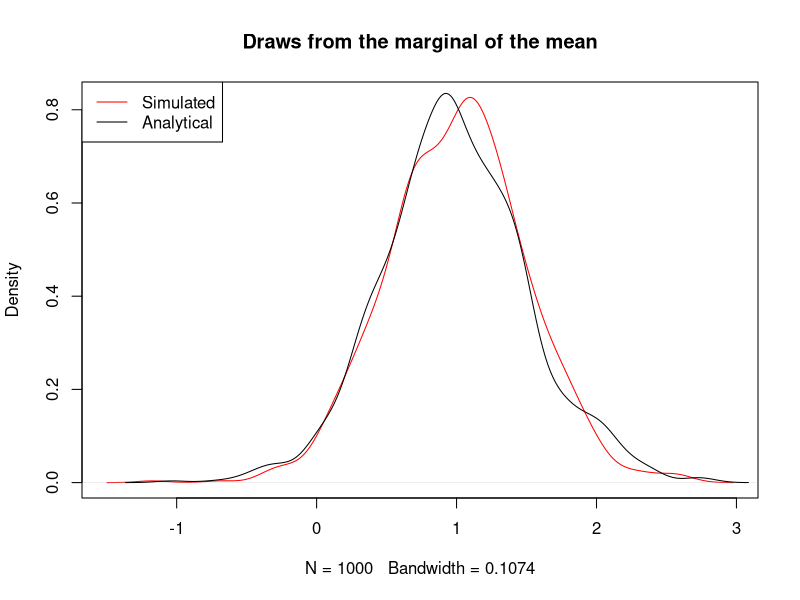
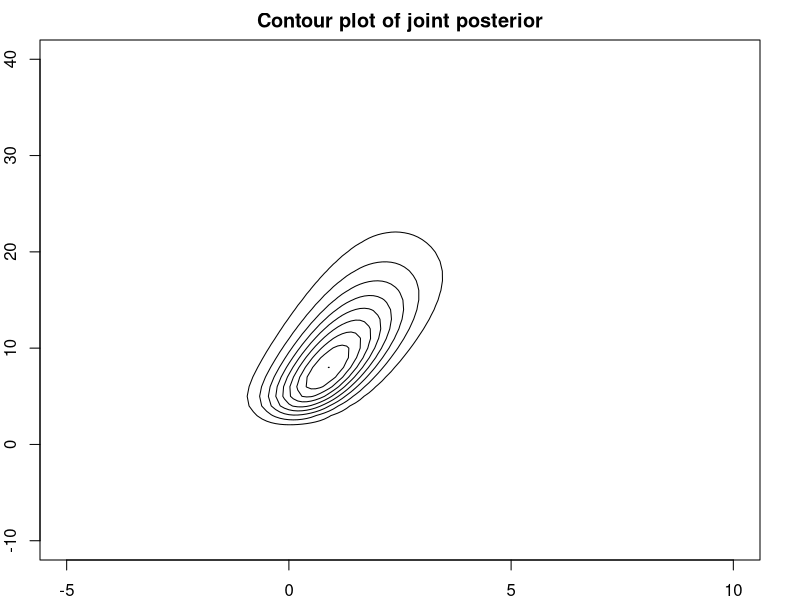
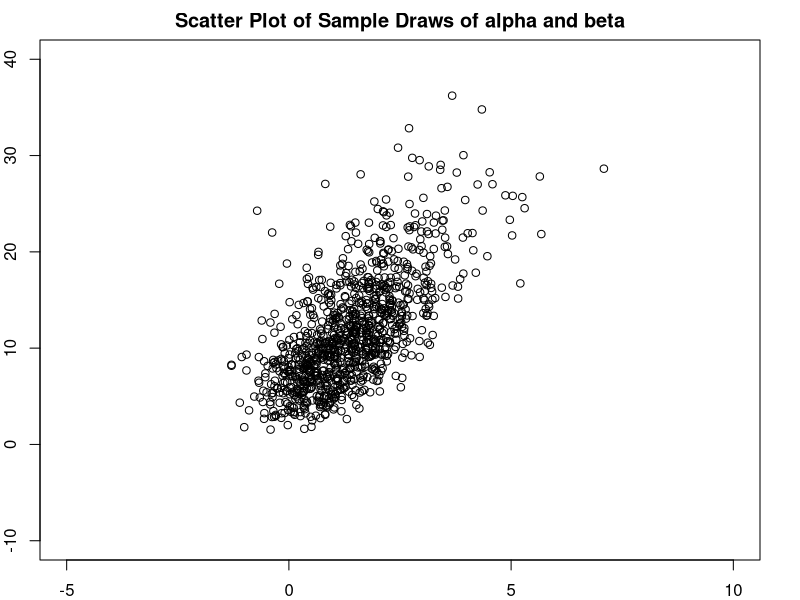
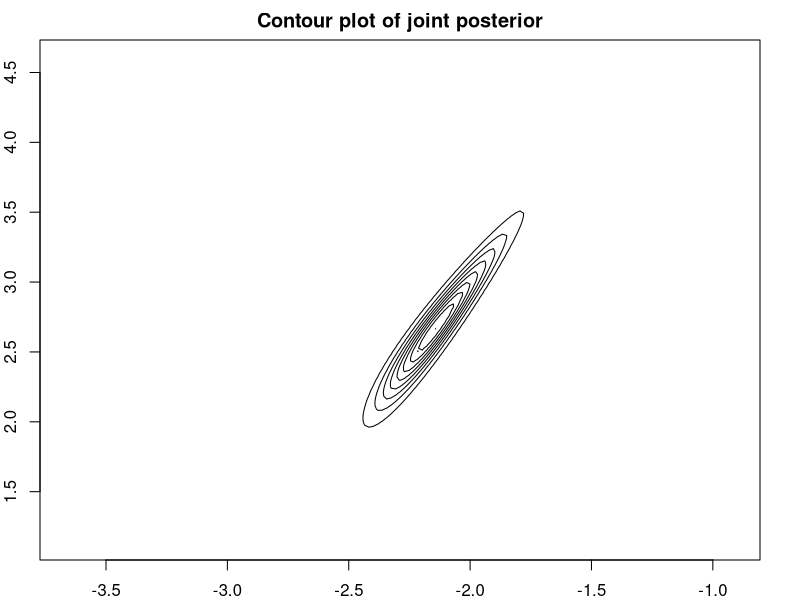
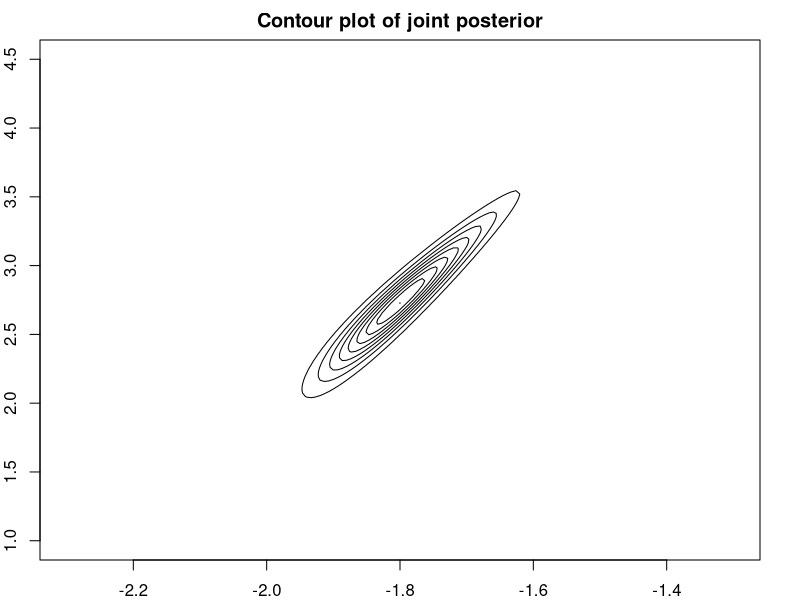
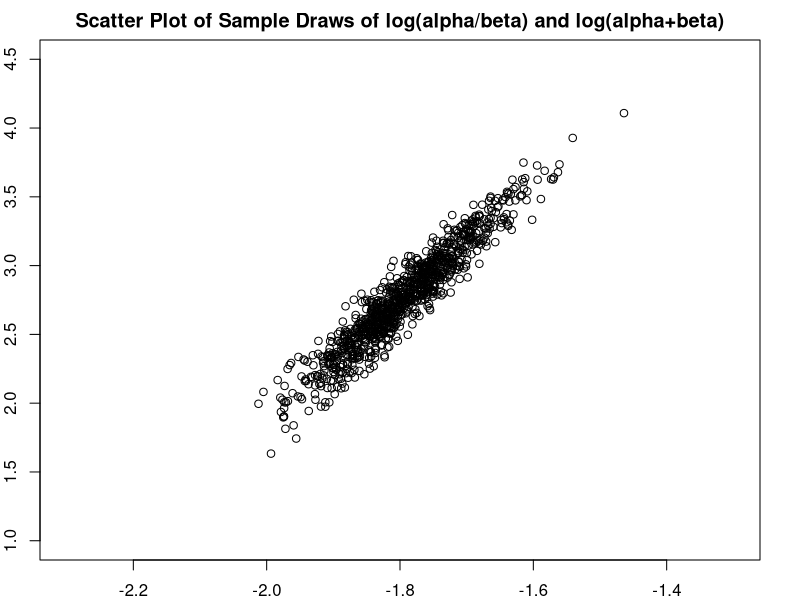
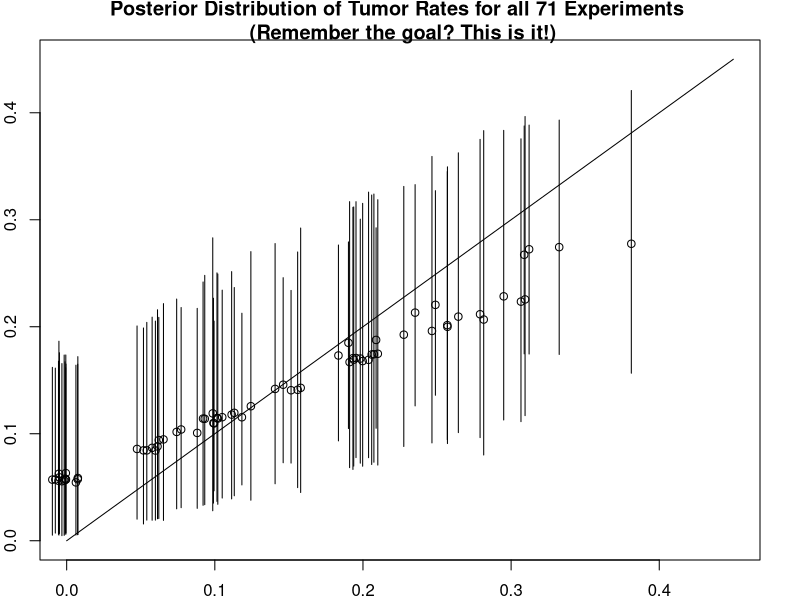
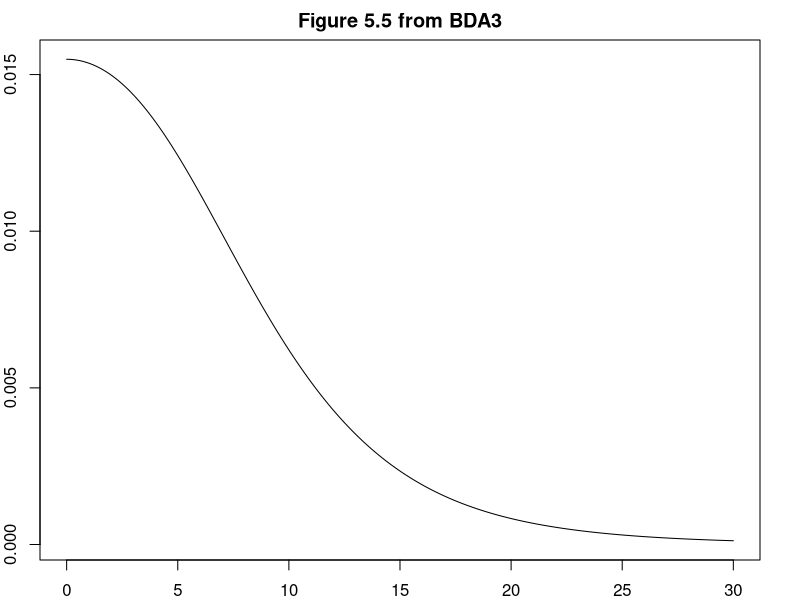

Here is the R script that generated these plots, in order:
## ---- chunk 1
knitr::opts_chunk$set(tidy = FALSE)
library('boot')
library('dplyr')
library('nleqslv')

set.seed(142857)  
## ---- chunk 2
n       = 66
se      = 10.8
ybar    = 26.2
## ---- chunk 3
# Draw 1000 random numbers from a Inverse chi-squared
f.sim.sigma   = function(draws) (n-1)*(se^2)/rchisq(draws,n-1)
f.sim.norm    = function(draws) rnorm(draws,ybar,(f.sim.sigma(draws)/(n-1))^.5)
sim.norm      = f.sim.norm(1000)
ci.mu         = sim.norm[order(sim.norm)][c(25,975)]
print(ci.mu)

# And now repeating the similation excercise R = 100 times:
R             = 100
R.sim.norm    = sapply(1:R, function(x) f.sim.norm(1000))
ci.mu         = t(apply(R.sim.norm,2,function(x) x[order(x)][c(25,975)]))
print(c(median_low=median(ci.mu[,1]), median_high=median(ci.mu[,2]), p10_low =quantile(ci.mu[,1],c(.1),type=1), p90_up =quantile(ci.mu[,2],c(.9),type=1) ))
## ---- chunk 4
# Hyperparameters
p.mu_0      = 0
p.sigma2_0  = 1
p.nu_0      = 4
p.kappa_0   = 3

# Data
n           = 10
y_bar       = 1.3
s           = 2

# Simulation
mu_n        = ((p.kappa_0)/(p.kappa_0 + n)) * p.mu_0 + ((n)/(p.kappa_0 + n)) * y_bar
kappa_n     = p.kappa_0 + n
nu_n        = p.nu_0 + n
sigma2_n    =  (p.nu_0*p.sigma2_0 + (n-1)*s^{2} + ((p.kappa_0*n)/(p.kappa_0 + n)) *  (y_bar - p.mu_0)^{2})/nu_n

set.seed(142857)
# Draw 1000 random numbers from a Inverse chi-squared
f.mu.post  = function(draws) {
  sigma2.cond = (nu_n)*(sigma2_n)/rchisq(draws,nu_n)
  mu.cond     = rnorm(draws,mu_n,(sigma2.cond/(kappa_n))^.5)
  return(mu.cond)
  }
sim.mu.post= f.mu.post(1000)
plot(density(sim.mu.post), main = "Draws from the marginal of the mean", col="red")
lines(density(mu_n +((sigma2_n/kappa_n)^.5)*rt(1000,nu_n)))
legend("topleft",col = c("red","black") ,legend=c("Simulated","Analytical"),lty = c(1,1)) 
## ---- chunk 5
draws       = 1000
#This are the parameters of the gamma used in generating the final Dirichlet. 
gamma.scale = c(728,538,138)
aux1        = sapply(gamma.scale,function(x) rgamma(100,x))
aux1        = aux1 / apply(aux1,1,sum)
## ---- chunk 6
# Data
x       = c(-0.86, -0.30, -0.05,  0.73)
y       = c(0,1,3,5)
n       = rep(5,4)

# ML estimation
mlfit <- glm( cbind(y, n-y) ~ x, family = binomial)
mlfit$coefficients = round(mlfit$coefficients*1000)/1000
res1 = paste(paste("(",mlfit$coefficients[1], sep=""), paste(mlfit$coefficients[2],")", sep=""), sep=",")
## ---- chunk 7
alpha     = seq(-5,10,.1)
beta      = seq(-10,40,1)
## ---- chunk 8
post.a    = function(a,b,x,y,n) {
  post    = 1
  for (i in 1:length(y)) {
    post  = post * ( ((inv.logit(a+b*x[i]))^y[i])*((1-inv.logit(a+b*x[i]))^(n[i]-y[i])) )
  }
  post
}

post.dens = outer(alpha,beta,function(x1,x2) post.a(x1,x2,x,y,n))
post.dens = post.dens/sum(post.dens)
## ---- chunk 9
contours <- seq(min(post.dens), max(post.dens) , length=10)
par(mar = rep(2, 4))
contour(alpha, beta, post.dens,levels=contours, xlab=expression(alpha), ylab=expression(beta), xlim=c(min(alpha),max(alpha)) , ylim=c(min(beta),max(beta)), drawlabels=FALSE, main="Contour plot of joint posterior")
## ---- chunk 10
samps       = 1000
alpha.dens  = apply(post.dens ,1, sum)
## ---- chunk 11
s.alpha     = sample(alpha,samps, replace=TRUE, prob = alpha.dens)
## ---- chunk 12
#Select the colum of the joint density corresponding to a specific value of alpha (p(beta|alpha))
cond.beta   = function(x) {
  post.dens[which(alpha == s.alpha[x]),]
}
#Sample a value of beta according the the conditional probatility above
s.beta      = sapply(1:samps,function(x) sample(beta,1,replace=TRUE,prob=cond.beta(x)))
## ---- chunk 13
s.beta      = s.beta + runif(length(s.beta),-.5,.5)
s.alpha     = s.alpha + runif(length(s.alpha),-.05,.05)
plot(s.alpha, s.beta, xlab=expression(alpha^s), ylab=expression(beta^s), xlim=c(min(alpha),max(alpha)) , ylim=c(min(beta),max(beta)), main="Scatter Plot of Sample Draws of alpha and beta")
## ---- chunk 14
rat.marg.post.phi =  function(alpha, beta) {
  post    = 1
  for (i in 1:length(y)) {
    post  = post * ( 
      (
        ( gamma(alpha + beta) ) / ( gamma(alpha) * gamma(beta) ) 
        ) * (
        ( gamma( alpha + y[i] ) * gamma( beta + n[i] - y[i] ) ) /
          (gamma(alpha + beta + n[i]) ) 
        )
      )
  }
  # The hyper prior is defined below
  rat.hyper.prior(alpha,beta) * post
}
## ---- chunk 15
y         =  c(0,  0,  0,  0,  0,  0,  0,  0,  0,  0,  0,  
               0,  0,  0,  1,  1,  1,  1,  1,  1,  1,  1,  
               3,  2,  2,  2,  2,  2,  2,  2,  2,  2,  1,
               5,  2,  5,  2,  7,  7,  3,  3,  2,  9, 10,  
               4,  4,  4,  4,  4,  4,  4, 10,  4,  4,  4,
               5, 11, 12,  5,  5,  6,  5,  6,  6,  6,  6,
              16, 15, 15,  9,  4)
n         = c(20, 20, 20, 20, 20, 20, 20, 19, 19, 19, 19,
              18, 18, 17, 20, 20, 20, 20, 19, 19, 18, 18,
              27, 25, 24, 23, 20, 20, 20, 20, 20, 20, 10,
              49, 19, 46, 17, 49, 47, 20, 20, 13, 48, 50,
              20, 20, 20, 20, 20, 20, 20, 48, 19, 19, 19,
              22, 46, 49, 20, 20, 23, 19, 22, 20, 20, 20,
              52, 46, 47, 24, 14)

rat.hyper.prior   = function(alpha,beta) {
  alpha*beta*(alpha + beta)^(-5/2)
}
## ---- chunk 16
dslnex          <- function(x) {
    z           <- numeric(2)
    z[1]        <- x[1]/(x[1]+x[2]) - mean(y/n)
    z[2]        <- x[1]*x[2]/(((x[1]+x[2])^2)*(x[1]+x[2]+1)) - sd(y/n)^2
    z
}

sol1            <- nleqslv(c(1,1), dslnex) 
res1            <- paste("(",round(sol1$x[1],1), ",", round(sol1$x[2],1), ")",sep="")
## ---- chunk 17
v1        = seq(log(sol1$x[1]/sol1$x[2])*2,log(sol1$x[1]/sol1$x[2])/2,length.out =151)
v2        = seq(log(sol1$x[1]+sol1$x[2])/2,log(sol1$x[1]+sol1$x[2])*2,length.out =151)
beta      = exp(v2)/(exp(v1)+1)
alpha     = exp(v2+v1)/(exp(v1)+1)

post.dens = outer(alpha,beta, function(x1,x2) log(rat.marg.post.phi(x1, x2)) )
post.dens = exp(post.dens - max(post.dens))
post.dens = post.dens/sum(post.dens)

contours <- seq(min(post.dens), max(post.dens) , length=10)
contour(v1, v2, post.dens,levels=contours, xlab=expression(log(alpha/beta)), ylab=expression(log(alpha+beta)), xlim=c(min(v1),max(v1)) , ylim=c(min(v2),max(v2)), drawlabels=FALSE, main="Contour plot of joint posterior")
## ---- chunk 18
v1        = seq(-2.3,-1.3,length.out =151)
# The booksets the range of "v2" up to 5, but my gamma function calculator gives me trouble after 4.8
v2        = seq(1 , 4.5,length.out =151)
beta      = exp(v2)/(exp(v1)+1)
alpha     = exp(v2+v1)/(exp(v1)+1)

post.dens = outer(alpha,beta,function(x1,x2) log(rat.marg.post.phi(x1, x2)) )
post.dens = exp(post.dens - max(post.dens))
post.dens = post.dens/sum(post.dens)

contours <- seq(min(post.dens), max(post.dens) , length=10)
contour(v1, v2, post.dens,levels=contours, xlab=expression(log(alpha/beta)), ylab=expression(log(alpha+beta)), xlim=c(min(v1),max(v1)) , ylim=c(min(v2),max(v2)), drawlabels=FALSE, main="Contour plot of joint posterior")  
## ---- chunk 19
samps       = 1000
v1.dens     = apply(post.dens ,1, sum)
s.v1        = sample(v1,samps, replace=TRUE, prob = v1.dens)

#Select the colum of the joint density corresponding to a specific value of v1 (p(v2|v1))
cond.v2     = function(x) {
  post.dens[which(v1 == s.v1[x]),]
}
#Sample a value of v2 according the the conditional probatility above
s.v2        = sapply(1:samps,function(x) sample(v2,1,replace=TRUE,prob=cond.v2(x)))

#Add a uniform random jitter centered at zero with with equal to the grid spacing. This will make the simulation draws more continuous. Plot the sampled values.  
grid.v1     = v1[2]-v1[1]
grid.v2     = v2[2]-v2[1]
s.v2        = s.v2 + runif(length(s.v2),-grid.v2/2,grid.v2/2)
s.v1        = s.v1 + runif(length(s.v1),-grid.v1/2,grid.v1/2)
plot(s.v1, s.v2, xlab=expression(log(alpha/beta)^s), ylab=expression(log(alpha+beta)^s), xlim=c(min(v1),max(v1)) , ylim=c(min(v2),max(v2)), main="Scatter Plot of Sample Draws of log(alpha/beta) and log(alpha+beta)")
## ---- chunk 20
s.beta      = exp(s.v2)/(exp(s.v1)+1)
s.alpha     = exp(s.v2+s.v1)/(exp(s.v1)+1)
theta.dist  = sapply(1:71, function(x) rbeta(1000,s.alpha+y[x], s.beta + n[x] - y[x]))
theta.dist  = apply(theta.dist,2,sort)
plot(0:450/1000,0:450/1000, type="l", xlab="Observed rate",ylab="95% CI and median of posterior")
jitter.x    = y/n + runif(length(y),-0.01,0.01)
points(jitter.x,theta.dist[500,])
segments(jitter.x,theta.dist[25,], jitter.x,theta.dist[975,] )
title(main="Posterior Distribution of Tumor Rates for all 71 Experiments \n (Remember the goal? This is it!)")

## ---- chunk 21
#Data:
school.id       <- LETTERS[1:8]
effect          <- c(28,8,-3,7,-1,1,18,12)
se.effect       <- c(15,10,16,11,9,11,10,18) 

pool.est        <- sum(effect*se.effect^-2)/sum(se.effect^-2)
pool.var        <- sum(se.effect^-2)^-1
pool.ci         <- c(-1.96,1.96)*pool.var^.5 + pool.est
## ---- chunk 22
# Eqn 5.17 of BDA3
post.theta.j    <- function(mu,tau,j) (effect[j]/(se.effect[j]^2) + mu/(tau^2)) / (1/(se.effect[j]^2) + 1/(tau^2)) 
post.v.theta.j  <- function(tau,j) 1/(1/(se.effect[j]^2) + 1/(tau^2)) 
# Eqn 5.20 of BDA3
post.mu.hat     <- function(tau) sum(effect*1/(se.effect^2 +tau^2))/sum(1/(se.effect^2 +tau^2))
post.v.mu       <- function(tau) (sum(1/(se.effect^2 +tau^2)))^-1

# Eqn 5.21 of BDA3
marginal.tau     <- function(tau) {
  hyper.prior(tau)*(post.v.mu(tau)^.5)*prod(((se.effect^2 + tau^2)^(-.5)) * 
                  exp(-((effect - post.mu.hat(tau))^2)/(2*(se.effect^2 + tau^2))))
}
## ---- chunk 23
samps           <- 200 

hyper.prior     <-  function(tau) 1
tau.grid        <-  seq(0.001,30, length=samps)
pdf.tau         <-  sapply(tau.grid,function(x) marginal.tau(x))
pdf.tau         <-  pdf.tau/sum(pdf.tau)

plot(tau.grid,pdf.tau, type="l", main="Figure 5.5 from BDA3", xlab=expression(tau), ylab="Density")
## ---- chunk 24
# Sampling
s.tau           <- sample(tau.grid,samps,prob=pdf.tau, replace=TRUE)
s.mu            <- sapply(s.tau,function(x) rnorm(1,post.mu.hat(x),(post.v.mu(x))^0.5))
s.theta         <- NULL 
for (j in 1:length(school.id)) {
  s.theta[[j]]         <- sapply(1:samps, 
                            function(x) 
                            rnorm(1,
                                  post.theta.j(s.mu[x],s.tau[x],j),
                                  (post.v.theta.j(s.tau[x],j))^0.5
                                  ) )
  }
## ---- chunk 25
post.theta.j.no.mu     <- function(tau,j) post.theta.j(post.mu.hat(tau),tau,j)  
post.se.theta.j.no.mu  <- function(tau,j) sqrt( (post.v.theta.j(tau,j)) * (1+post.v.mu(tau)*tau^(-2)) )

plot( tau.grid,sapply(tau.grid, function(x) post.theta.j.no.mu(x,1)), type="l", ylim=c(-5,30), xlab="", ylab="")
lines(tau.grid,sapply(tau.grid, function(x) post.theta.j.no.mu(x,2)))
lines(tau.grid,sapply(tau.grid, function(x) post.theta.j.no.mu(x,3)))
lines(tau.grid,sapply(tau.grid, function(x) post.theta.j.no.mu(x,4)))
lines(tau.grid,sapply(tau.grid, function(x) post.theta.j.no.mu(x,5)))
lines(tau.grid,sapply(tau.grid, function(x) post.theta.j.no.mu(x,6)))
lines(tau.grid,sapply(tau.grid, function(x) post.theta.j.no.mu(x,7)))
lines(tau.grid,sapply(tau.grid, function(x) post.theta.j.no.mu(x,8)))
title(main="Figure 5.6 from BDA3", xlab=expression(tau), ylab="Estimated treatment effect")


plot(tau.grid,sapply(tau.grid, function(x)  post.se.theta.j.no.mu(x,1)), type="l", ylim=c(0,20), xlab="", ylab="")
lines(tau.grid,sapply(tau.grid, function(x) post.se.theta.j.no.mu(x,2)))
lines(tau.grid,sapply(tau.grid, function(x) post.se.theta.j.no.mu(x,3)))
lines(tau.grid,sapply(tau.grid, function(x) post.se.theta.j.no.mu(x,4)))
lines(tau.grid,sapply(tau.grid, function(x) post.se.theta.j.no.mu(x,5)))
lines(tau.grid,sapply(tau.grid, function(x) post.se.theta.j.no.mu(x,6)))
lines(tau.grid,sapply(tau.grid, function(x) post.se.theta.j.no.mu(x,7)))
lines(tau.grid,sapply(tau.grid, function(x) post.se.theta.j.no.mu(x,8)))
title(main="Figure 5.7 from BDA3", xlab=expression(tau), ylab="Posterior Standard Deviation")
## ---- chunk 26
s.theta         <- matrix(unlist(s.theta), ncol = 8, byrow = FALSE)
s.theta.sort    <- apply(s.theta, 2, sort)
p               <- t( apply(s.theta.sort, 2, function(x) quantile(x,c(.025,.25,.5, .75, .975),type=1)) )
p               <- round(p,3)
## ---- chunk 27
par(mfrow=c(1,2))  
domain           <- c(-20,60)
hist(s.theta[,1], breaks=10, xlab="Effect in School A", main="", xlim=domain)
hist(apply(s.theta,1,max), breaks=10, xlab="Largest Effect", main="", xlim=domain)
title(main="Figure 5.8 from BDA3")
## ---- chunk 28
set.seed(142857)
library(mvtnorm)
theta.0         <- c(-2.5, 2.5)
## ---- chunk 29
theta.star      <- function(theta.t_1) {
  n.p         <- length(theta.t_1) 
  # I would like to learn a way to draw from a multivariate normal without a black-box function. 
  rmvnorm(1, mean = theta.t_1, sigma = 0.2^2 * diag(n.p))  
} 
## ---- chunk 30
r.dens          <- function(theta.t_1, theta.star) {
  n.p         <- length(theta.t_1) 
  dmvnorm(theta.star, mean = rep(0, n.p), sigma = diag(n.p)) /
  dmvnorm(theta.t_1 , mean = rep(0, n.p), sigma = diag(n.p))  
  } 
## ---- chunk 31
theta.t         <- function(theta.t_1, theta.star, r) {
  prob.aux      <- runif(1) 
  if (prob.aux <= min(c(r,1)))  
    theta.star
  else
    theta.t_1
}
## ---- chunk 32
theta           <- function(sims,theta.0) {
  s.theta       <- matrix(NA,sims,2) 
  s.theta[1,]   <- t(as.matrix(theta.0))

  for (t in 2:sims) {
    s.theta.star<- theta.star(s.theta[t-1,])
    r           <- r.dens(s.theta[t-1,], s.theta.star)
    s.theta[t,] <- theta.t(s.theta[t-1,], s.theta.star, r) 
  }
return(s.theta)
}
par(mfrow=c(1,3))  
par(mar = rep(2,4))

# 11.1a
s.theta.1       <- theta(50,theta.0)
s.theta.2       <- theta(50,c(2.5,2.5))
s.theta.3       <- theta(50,c(2.5,-2.5))
s.theta.4       <- theta(50,c(-2.5,-2.5))
s.theta.5       <- theta(50,c(0,0))
plot(s.theta.1, xlim=c(-4,4), ylim=c(-4,4), type="l", sub = "50 simulations")
points(theta.0[1], theta.0[2], pch=15)
lines(s.theta.2)
points(2.5, 2.5, pch=15)
lines(s.theta.3)
points(2.5, -2.5, pch=15)
lines(s.theta.4)
points(-2.5, -2.5, pch=15)
lines(s.theta.5)
points(0, 0, pch=15)

# 11.1b
s.theta.1       <- theta(1000, theta.0)
s.theta.2       <- theta(1000, c(2.5,2.5))
s.theta.3       <- theta(1000, c(2.5,-2.5))
s.theta.4       <- theta(1000, c(-2.5,-2.5))
s.theta.5       <- theta(1000, c(0,0))
plot(s.theta.1, xlim=c(-4,4), ylim=c(-4,4), type="l",  sub = "1000 simulations", main="Figure 11.1 From BDA3")
points(theta.0[1], theta.0[2], pch=15)
lines(s.theta.2)
points(2.5, 2.5, pch=15)
lines(s.theta.3)
points(2.5, -2.5, pch=15)
lines(s.theta.4)
points(-2.5, -2.5, pch=15)
lines(s.theta.5)
points(0, 0, pch=15)

s.theta.1       <- s.theta.1[501:1000,] + matrix(runif(1000)/20, nrow = 500, ncol = 2)
s.theta.2       <- s.theta.2[501:1000,] + matrix(runif(1000)/20, nrow = 500, ncol = 2)
s.theta.3       <- s.theta.3[501:1000,] + matrix(runif(1000)/20, nrow = 500, ncol = 2)
s.theta.4       <- s.theta.4[501:1000,] + matrix(runif(1000)/20, nrow = 500, ncol = 2)
s.theta.5       <- s.theta.5[501:1000,] + matrix(runif(1000)/20, nrow = 500, ncol = 2)

# 11.1c
plot(s.theta.1, xlim=c(-4,4), ylim=c(-4,4), type="p", pch = 20, cex =.1, sub = "Second half of 1000 simulations")
points(s.theta.2, pch = 20, cex =.1)
points(s.theta.3, pch = 20, cex =.1)
points(s.theta.4, pch = 20, cex =.1)
points(s.theta.5, pch = 20, cex =.1)
## ---- chunk 33
#Data
id              <- rep(LETTERS[1:4],c(4,6,6,8))
y               <- c(62,60,63,59,63,67,71,64,65,66,68,66,71,67,68,68,56,62,60,61,63,64,63,59)  
J               <- length(unique(id))
n               <- length(y)

## ---- chunk 34
set.seed(142857)
theta.0         <- sapply(1:4,function(x) sample(y[id==LETTERS[x]],10, replace=TRUE))
mu.0            <- apply(theta.0, 1,mean) 
## ---- chunk 35
tau.hat.2       <- function(theta) {
  mu            <- mean(theta)
  tau.2         <- ( 1/(J-1) ) * sum((theta - mu)^2)
  return(tau.2)
} 
## ---- chunk 36
s.tau.post      <- function(theta) {
  tau.2         <- tau.hat.2(theta) 
  tau.cond      <- (J - 1) * (tau.2)/rchisq(1,J-1)
  return(tau.cond)
  }
## ---- chunk 37
f.sigma.hat.2   <- function(theta) {
  sigma.hat.2   <-  sapply(1:4, function(x) (y[id==LETTERS[x]] - theta[x])^2)  
  sigma.hat.2   <-  (1/n) * sum(unlist(sigma.hat.2))
  return(sigma.hat.2)
}
## ---- chunk 38
s.sigma.post      <-  function(theta) {
  sigma2.hat      <- f.sigma.hat.2(theta) 
  sigma2.post      <-  (n) * (sigma2.hat)/rchisq(1,n)
  return(sigma2.post)
  }
## ---- chunk 39
mu.hat          <- function(theta) {
  mean(theta)
} 
## ---- chunk 40
s.mu        <- function(theta,tau2) {
  mu.hat    <- mu.hat(theta)
  rnorm(1,mu.hat,sqrt(tau2/J))
}
## ---- chunk 41
theta.hat.j     <- function(j,mu,sigma2,tau2) {
  y.bar.j       <- mean(y[id==LETTERS[j]])
  n.j           <- length(y[id==LETTERS[j]])
  ( (1/tau2) * mu + (n.j/sigma2) * y.bar.j  ) / ( (1/tau2) + (n.j/sigma2)  )
} 

V.theta.hat.j   <- function(j,mu,sigma2,tau2) {
  n.j           <- length(y[id==LETTERS[j]])
  ( 1 ) / ( (1/tau2) + (n.j/sigma2) )
} 

s.theta         <- function(mu,sigma2,tau2) {
  theta         <- NULL 
  for (j in 1:J) {
    t.hat       <- theta.hat.j(j,mu,sigma2,tau2)   
    v.t.hat     <- V.theta.hat.j(j,mu,sigma2,tau2)
    theta[j]    <- rnorm(1,t.hat,sqrt(v.t.hat)) 
  }
  return(theta)
}

mcmc.gibbs      <- function(chain) {
  res1          <- as.list(NULL) 
  sims          <- 200
  param         <- 7
  s.param       <- matrix(NA, ncol = param, nrow = sims )
  colnames(s.param)<-  c("theta1", "theta2", "theta3", "theta4", "mu", "sigma2", "tau2")
  s.param[1,1:4]<- theta.0[chain,]
  s.param[1,7]  <- s.tau.post(theta.0[chain,])
  s.param[1,6]  <- s.sigma.post(theta.0[chain,])
  s.param[1,5]  <- s.mu(theta.0[chain,],s.param[1,7])
   
  for (s in 2:sims) {
    s.param[s,1:4]<- s.theta(s.param[s-1,5],s.param[s-1,6],s.param[s-1,7])
    s.param[s,7]  <- s.tau.post(s.param[s,1:4])
    s.param[s,6]  <- s.sigma.post(s.param[s,1:4])
    s.param[s,5]  <- s.mu(s.param[s,1:4],s.param[s,7])
  }
return(s.param)
#Warm-up
}
s.param           <- lapply(1:10, function(x) mcmc.gibbs(x))
s.param.1         <- s.param[[1]][101:200, ] 

#Transform the variance in to sd.
s.param.1[,6:7]   <- sqrt(s.param.1[,6:7] )

t(apply(s.param.1,2, function(x) quantile(x, c(.025,.25,.5,.75,.975))))

r.hat             <- function(arg1) {
  n               <- dim(arg1)[1]
  m               <- dim(arg1)[2]
  B               <- (n/(m-1)) * sum( ( apply(arg1,2,mean) - mean(arg1) )^2 )
  W               <- (1/m) * (1/(n-1)) * sum( (arg1 - apply(arg1,2,mean))^2 )  
  sqrt( (n-1)/(n) + B/(W*n) )
}

 r.hat(sapply(1:10,function(x) s.param[[x]][,4] ))
